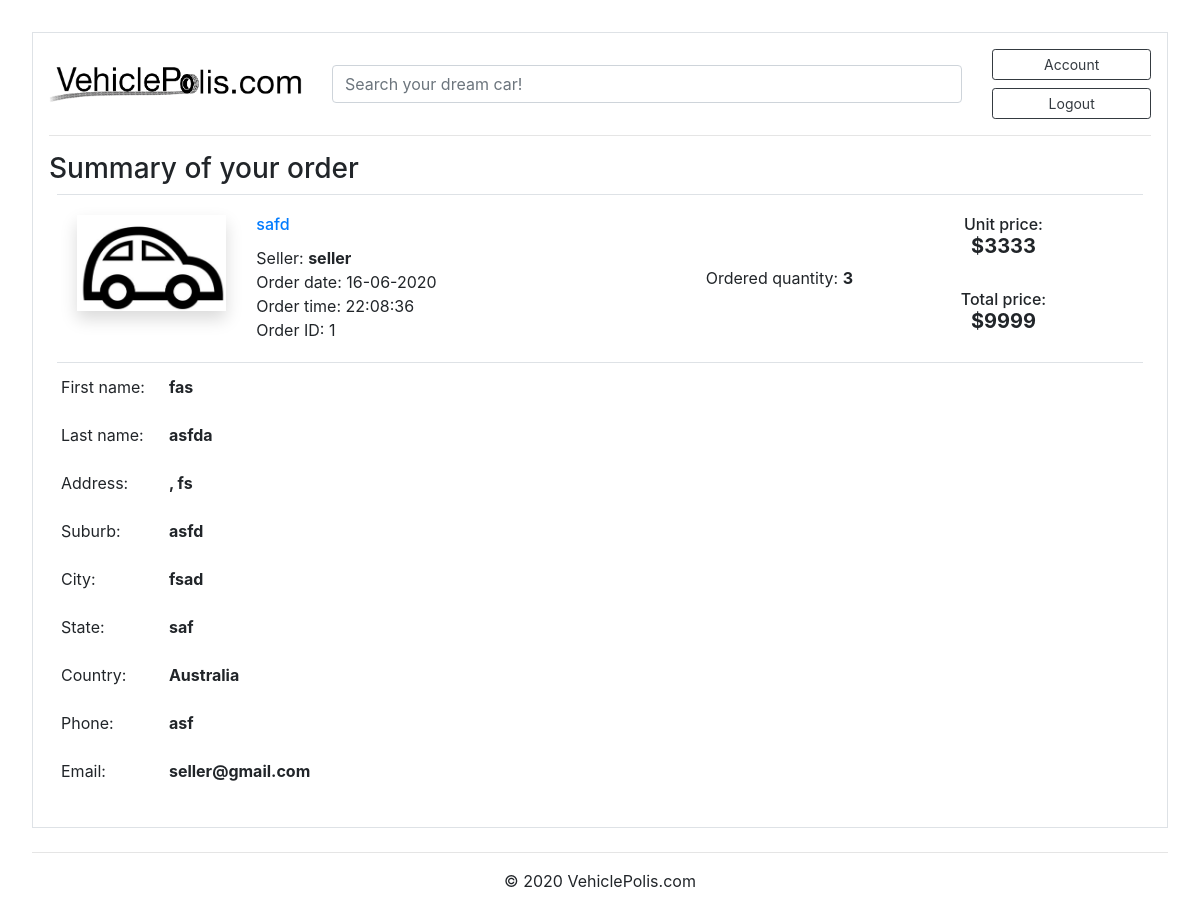
/order_details/1 (signed in), run on an earlier commit of the app's database.
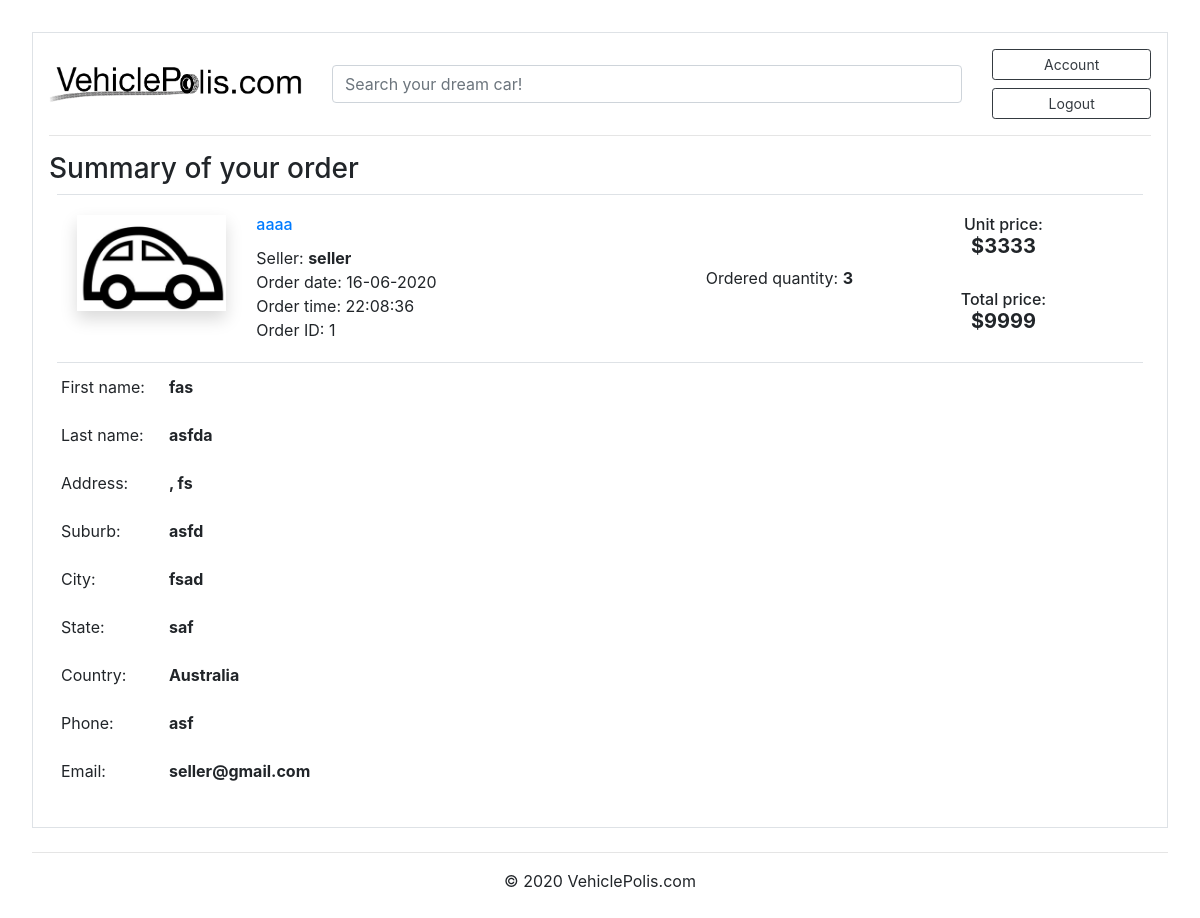
And on a later commit of the database.
### marketplace/models.py (models this page shows, shortened)
class Post(db.Model):
    id = db.Column(db.Integer, primary_key=True)
    condition = db.Column(db.String(100), nullable=False)
    title = db.Column(db.String(100), nullable=False)
    make = db.Column(db.String(100), nullable=False)
    model = db.Column(db.String(100), nullable=False)
    price = db.Column(db.Integer(), nullable=False)
    year = db.Column(db.Integer(), nullable=False)
    ODO = db.Column(db.Integer(), nullable=False)
    category = db.Column(db.String(100), nullable=False)
    fuel = db.Column(db.String(100), nullable=False)
    transmission = db.Column(db.String(100), nullable=False)
    quantity = db.Column(db.Integer(), nullable=False)
    date_posted = db.Column(db.DateTime, nullable=False, default=datetime.now)
    description = db.Column(db.Text, nullable=True)
    image_file = db.Column(db.String(20), nullable=False, default='default.png')
    user_id = db.Column(db.Integer, db.ForeignKey('user.id'), nullable=False)
    orders = db.relationship('Order', backref='item', lazy=True)
    reviews = db.relationship('Review', backref='item', lazy=True)

class Order(db.Model):
    id = db.Column(db.Integer, primary_key=True)
    quantity = db.Column(db.Integer(), nullable=False)
    first_name = db.Column(db.String(100), nullable=False)
    last_name = db.Column(db.String(100), nullable=False)
    company_name = db.Column(db.String(100), nullable=True)
    address1 = db.Column(db.String(100), nullable=False)
    address2 = db.Column(db.String(100), nullable=False)
    suburb = db.Column(db.String(100), nullable=False)
    city = db.Column(db.String(100), nullable=False)
    state = db.Column(db.String(100), nullable=False)
    country = db.Column(db.String(100), nullable=False)
    phone = db.Column(db.String(100), nullable=False)
    email = db.Column(db.String(100), nullable=False)
    date_posted = db.Column(db.DateTime, nullable=False, default=datetime.now)
    item_id = db.Column(db.Integer, db.ForeignKey('post.id'), nullable=False)
    user_id = db.Column(db.Integer, db.ForeignKey('user.id'), nullable=False)
    reviews = db.relationship('Review', backref='order', lazy=True)

### marketplace/routes.py (the view)
@app.route("/order_details/<int:order_id>", methods=['GET','POST'])
def order_details(order_id):
    searchform = SearchForm()
    order = Order.query.order_by(Order.id.desc()).filter(Order.id == order_id).first()
    if order.author != current_user:
        abort(403)
    return render_template('order_details.html', searchform=searchform, order=order)

### marketplace/forms.py
class SearchForm(FlaskForm):
    text = StringField('Search')
    submit = SubmitField('Search')

### marketplace/models.py (called while the page is built)
@login_manager.user_loader
def load_user(user_id):
    return User.query.get(int(user_id))

### marketplace/templates/order_details.html (shortened to what this page needs)
{% extends "base.html" %}
{% block content %}
<h3 class="account-heading">Summary of your order</h3>
  <div class="row border-top border-bottom mx-2">
    <div class="card border-0">
        <div class="card-body">
            <div class="row">
                <div class="col-xl-2 col-lg-2 col-xs-2 mp-2">
                <img class="shadow img-fluid" src="{{ url_for('static', filename='images/' + order.item.image_file) }}" alt="Card image cap">
                </div>
                <div class="col-xl-5 col-lg-5 col-xs-5">
                    <h6 class="card-title"><a href="{{ url_for('post', post_id=order.item_id) }}">{{ order.item.title }}</a></h6>
                    Seller: <strong>{{ order.author.username }}</strong><br>
                    Order date: {{ order.date_posted.strftime('%d-%m-%Y') }} <br>
                    Order time: {{ order.date_posted.strftime("%H:%M:%S") }} <br>
                    Order ID: {{order.id}}
                </div>
                <div class="col-xl-2 col-lg-2 col-xs-2 my-auto" align="center">
                    Ordered quantity: <strong>{{ order.quantity }}</strong>
                </div>
                <div class="col-xl-3 col-lg-3 col-xs-3 my-auto" align="center">
                    <h6>Unit price:<strong><h5> ${{ order.item.price }}</strong></h5></h6><br>
                    <h6>Total price:<strong><h5> ${{ order.item.price*order.quantity }}</strong></h5></h6>
                </div>
            </div>
        </div>
    </div>
</div>
<div class="row justify-content-md">
    <div class="col-md-auto">
        <table class="table table-borderless">
            <tbody>
                <tr>
                    <td>First name:</td>
                    <td><strong>{{order.first_name}}</strong></td>
                </tr>
                <tr>
                    <td>Last name:</td>
                    <td><strong>{{order.last_name}}</strong></td>
                </tr>
                <tr>
                    <td>Address:</td>
                    <td><strong>{{order.address2}}, {{order.address1}}</strong></td>
                </tr>
                <tr>
                    <td>Suburb:</td>
                    <td><strong>{{order.suburb}}</strong></td>
                </tr>
                <tr>
                    <td>City:</td>
                    <td><strong>{{order.city}}</strong></td>
                </tr>
                <tr>
                    <td>State:</td>
                    <td><strong>{{order.state}}</strong></td>
                </tr>
                <tr>
                    <td>Country:</td>
                    <td><strong>{{order.country}}</strong></td>
                </tr>
                <tr>
                    <td>Phone:</td>
                    <td><strong>{{order.phone}}</strong></td>
                </tr>
                <tr>
                    <td>Email:</td>
                    <td><strong>{{order.email}}</strong></td>
                </tr>
            </tbody>
        </table>
    </div>
</div>
{% endblock %}

What changed in the data, as far as the page shows it:
changed Post: item "safd" → "aaaa"
